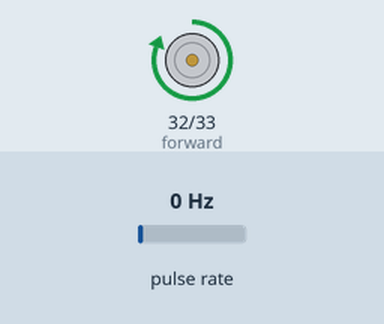
Simulated run of this sketch. Board: ESP32. Parts: motor-driver pin pairs drawn as motors (green arrow = first pin HIGH = forward, orange = second pin HIGH = backward, longer = more drive, scaled by the enable pin). Wiring (inferred from the names in the program): pulse sensor: data GPIO 23. Inputs (shaded band) come from the test bench; at power-on: pulse rate 0 Hz. What the sketch prints to the serial monitor is not drawn.

Above: at 0.1 s.
Timing chart, 0 to 1.6 s (numbered marks = the images above):
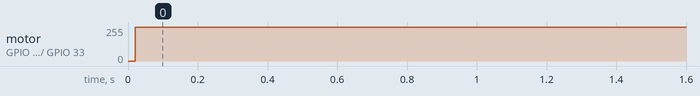

The sketch:

PIDusingrduinolibrary.ino
```cpp
/*Closed loop pid motor controller using Arduino-PID-Library (https://github.com/br3ttb/Arduino-PID-Library)*/
#include <PID_v1.h>
#define encoderPin1 23
#define encoderPin2 15
#define forward 32
#define backward 33
#define enable 5

int pwm = 0;
volatile long EncoderCount_l;
volatile long prev_t;
volatile long prev_p;
float eintegral=0;
float ederivative=0;
float prev_e;

long prevT_i;
float velocity_2;
float v1;
float v1Filt = 0;
float v1Prev = 0;
float rpmFilt = 0;
float rpmPrev = 0;

// put your setup code here, to run once:
const int freq = 30000;
const int pwmChannel = 0;
const int resolution = 8;
const int tick_per_revolution = 1057;
double Setpoint, Input, Output;
double Kp=1.8, Ki=5, Kd=0.01;
PID myPID(&Input, &Output, &Setpoint, Kp, Ki, Kd, DIRECT);
void setup() {


  //  Setpoint = 10;
  pinMode(forward, OUTPUT);
  pinMode(backward, OUTPUT);
  pinMode(enable, OUTPUT);
  pinMode(encoderPin1, INPUT);
  pinMode(encoderPin2, INPUT);

  ledcSetup(pwmChannel, freq, resolution);
  ledcAttachPin(enable, pwmChannel);

  attachInterrupt(digitalPinToInterrupt(encoderPin1), updateEncoder_l, RISING);

  Serial.begin(9600);
  myPID.SetMode(AUTOMATIC);
}

void loop() {


  volatile long pos = EncoderCount_l;
  volatile long current_t = millis();
  float delta = ((float)current_t - prev_t) / 1.0e3;
  // Serial.println(delta);
  //encoder count per second
  v1 = ((float)pos - prev_p) / delta;
  prev_p = pos;
  prev_t = current_t;

  //digital filter for counter
  // v1Filt = 0.854*v1Filt + 0.0728*v1 + 0.0728*v1Prev;
  // v1Prev = v1;
  //Comparing filtered and unfiltered velocity by serial plotter
  // Serial.print("vel1:");
  // Serial.print(v1);
  // Serial.print(",");
  // Serial.print("Vel2:");
  // Serial.println(v1Filt);
  //increase pwm from 0 to 255 in 20 seconds.
  // pwm=255/20*micros()/1.0e6;
  delay(20);
  //count/second to rpm conversion
  float rpm = (v1 / 1056) * 60;
  //rpm filter
  rpmFilt = 0.854 * rpmFilt + 0.0728 * rpm + 0.0728 * rpmPrev;
  rpmPrev = rpm;
  current_t=millis();
  Setpoint = 15 * (sin(current_t / 1.0e3) > 0);
  Serial.print("setpoint:");
  Serial.print(Setpoint);
  Serial.print(",");
  Serial.print("Current:");
  Serial.println(rpmFilt);
  Input = rpmFilt;
  myPID.Compute();
  bool dir=0;
  double pwm=Output+150;
  if (pwm<0)
    dir=1;
  // Serial.println(pwm);
  if(pwm>255)
    pwm=255;
  movebase(dir,pwm);

}


void updateEncoder_l() {
  if (digitalRead(encoderPin1) > digitalRead(encoderPin2)) {
    EncoderCount_l++;
  } else {
    EncoderCount_l--;
  }
}

void movebase(bool dir, int pwm) {
  ledcWrite(pwmChannel, pwm);
    if (dir == 0) {
    digitalWrite(forward, HIGH);
    digitalWrite(backward, LOW);
  } else if(dir==-1) {

    digitalWrite(forward, LOW);
    digitalWrite(backward, HIGH);

  }

}
```

Measured:
- by itself, motor on GPIO 32 (forward) / GPIO 33 (backward): stopped → forward 255/255 at 0.02 s
